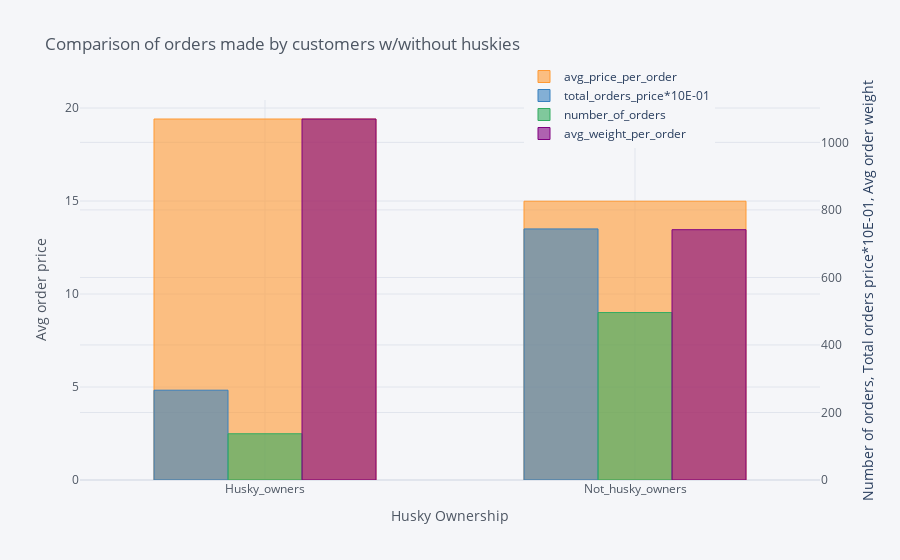

Source (notebook cell):
### Markdown cell above
Для удобства визуализации по 2-м осям на столбчатой диаграмме разделим суммарную стоимость заказов на 10, как величину, сильно выбивающуюся из 2-х других масштабов.

### Code cell
husky_vs_nonhusky[['number_of_orders', 'total_orders_price*10E-01', 
                   'avg_price_per_order', 'avg_weight_per_order']].\
                    iplot(kind='bar',
                          y='avg_price_per_order',
                          secondary_y=['total_orders_price*10E-01', 'number_of_orders', 'avg_weight_per_order'],
                          xTitle='Husky Ownership',
                          yTitle='Avg order price',
                          secondary_y_title='Number of orders, Total orders price*10Е-01, Avg order weight',
                          title='Comparison of orders made by customers w/without huskies',
                          bargap=0.4,
                          legend=dict(yanchor="top", y=1.1, xanchor="left",x=0.6))

### Figure 1 — Plotly figure (JSON) as saved in the notebook; plotly's stock layout.template omitted (floating-point values rounded to 4 significant figures)
{"data": [{"marker": {"color": "rgba(255, 153, 51, 0.6)", "line": {"color": "rgba(255, 153, 51, 1.0)", "width": 1}}, "name": "avg_price_per_order", "orientation": "v", "text": "", "type": "bar", "x": ["Husky_owners", "Not_husky_owners"], "y": [19.41, 14.99]}, {"marker": {"color": "rgba(55, 128, 191, 0.6)", "line": {"color": "rgba(55, 128, 191, 1.0)", "width": 1}}, "name": "total_orders_price*10E-01", "orientation": "v", "text": "", "type": "bar", "x": ["Husky_owners", "Not_husky_owners"], "xaxis": "x", "y": [266.0, 743.7], "yaxis": "y2"}, {"marker": {"color": "rgba(50, 171, 96, 0.6)", "line": {"color": "rgba(50, 171, 96, 1.0)", "width": 1}}, "name": "number_of_orders", "orientation": "v", "text": "", "type": "bar", "x": ["Husky_owners", "Not_husky_owners"], "xaxis": "x", "y": [137, 496], "yaxis": "y2"}, {"marker": {"color": "rgba(128, 0, 128, 0.6)", "line": {"color": "rgba(128, 0, 128, 1.0)", "width": 1}}, "name": "avg_weight_per_order", "orientation": "v", "text": "", "type": "bar", "x": ["Husky_owners", "Not_husky_owners"], "xaxis": "x", "y": [1069.0, 741.4], "yaxis": "y2"}], "layout": {"bargap": 0.4, "legend": {"x": 0.6, "xanchor": "left", "y": 1.1, "yanchor": "top"}, "paper_bgcolor": "#F5F6F9", "plot_bgcolor": "#F5F6F9", "showlegend": true, "title": {"font": {"color": "#4D5663"}, "text": "Comparison of orders made by customers w/without huskies"}, "xaxis": {"gridcolor": "#E1E5ED", "showgrid": true, "tickfont": {"color": "#4D5663"}, "title": {"font": {"color": "#4D5663"}, "text": "Husky Ownership"}, "zerolinecolor": "#E1E5ED"}, "yaxis": {"gridcolor": "#E1E5ED", "showgrid": true, "tickfont": {"color": "#4D5663"}, "title": {"font": {"color": "#4D5663"}, "text": "Avg order price"}, "zerolinecolor": "#E1E5ED"}, "yaxis2": {"anchor": "x", "gridcolor": "#E1E5ED", "overlaying": "y", "showgrid": true, "side": "right", "tickfont": {"color": "#4D5663"}, "title": {"text": "Number of orders, Total orders price*10Е-01, Avg order weight"}, "zerolinecolor": "#E1E5ED"}}}
